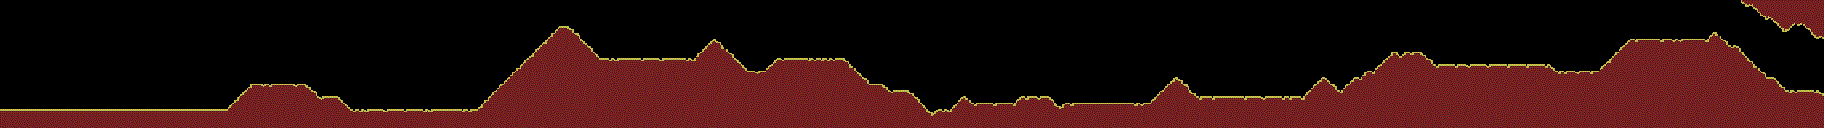

Rendered tile map (Tiled .tmx) drawn with the repository's tilesets; below, a short description and the map source with its tile grids summarised:
An orthogonal 228x16 tile map with 8x8 px tiles, 2 tile layers (player, map) and 6 objects.

<map version="1.0" orientation="orthogonal" renderorder="right-down" width="228" height="16" tilewidth="8" tileheight="8" nextobjectid="24">
 <tileset firstgid="1" name="skramble_map_clean" tilewidth="8" tileheight="8" tilecount="21888">
  <image source="../tileset/skramble_map_clean.png" width="1826" height="768" />
 </tileset>
 <layer name="player" width="228" height="16">
  <data>[3648 cells, 0 non-empty, 0 distinct tile ids]</data>
 </layer>
 <layer name="map" width="228" height="16">
  <data>[3648 cells, 3567 non-empty, 3567 distinct tile ids]</data>
 </layer>
 <objectgroup name="blocking">
  <object id="5" x="0" y="109.667">
   <polygon points="0,0 227,0 251,-24.6667 304.667,-24.3333 320,-11 337.667,-12 352.667,0.333333 476.667,0 559,-83.3333 567.667,-82.3333 600,-51 693.667,-49.3333 713.333,-70.3333 746.333,-40 764.333,-38.3333 777.333,-50.6667 843.333,-51 868,-25.3333 882,-25.6667 890,-17.6667 907.667,-18.6667 931.333,5.33333 938.333,-0.333333 950.667,1 963.667,-12.3333 971.667,-6.33333 1014.33,-5.33333 1022.67,-14 1048.67,-12.3333 1059.33,-2.33333 1066,-6 1152,-5.66667 1176,-32.3333 1199,-12.3333 1301.67,-12.3333 1324,-32.6667 1339.67,-19 1357.33,-32 1361.33,-31.3333 1366,-37.6667 1372.67,-37 1393.67,-57 1421.33,-57.6667 1437.33,-43.3333 1548.33,-45.3333 1555.67,-38.6667 1597.67,-39 1628.67,-69.3333 1707.33,-68.6667 1715.33,-77.6667 1729,-63 1738,-64 1768.33,-32 1773.67,-32.3333 1785.67,-19.6667 1817.67,-18.6667 1823.33,-15.3333 1823,17.6667 0,17.3333" />
  </object>
  <object id="6" x="1740.67" y="-0.333333">
   <polygon points="0,0 43.3333,30.6667 53,25.3333 64.6667,25 75.3333,38.6667 82,38 82.6667,0.666667" />
  </object>
 </objectgroup>
 <objectgroup name="fuel">
  <object id="17" x="379.818" y="108.364">
   <polyline points="0,0 14.5455,0.181818 693.273,-6 709.455,-6 852.545,-12.5455 869.636,-12.7273 886.364,-12.7273 1092.73,-44.7273 1112.91,-44.5455 1134.55,-44.7273 1156.91,-44.9091" />
  </object>
 </objectgroup>
 <objectgroup name="rocket">
  <object id="18" x="266.25" y="83.375">
   <polyline points="0,0 13,0.125 58,12.125 148,25.25 160.875,25.25 173.875,25.25 347.125,-26.125 398,-26 411,-25.875 487.125,-12.875 610.125,0 629,6.125 763,12 776.25,12.125 846.375,19.375 858.75,19.125 937,12.25 948.875,12.25 1026.12,12.125 1192.12,-20.25 1300.88,-13 1314,-13 1326,-12.875 1417.12,-45 1430.12,-44.875" />
  </object>
 </objectgroup>
 <objectgroup name="mistery">
  <object id="19" x="625.455" y="57.0909">
   <polyline points="0,0 19.0909,0.181818 351.818,45.4545 371.818,45.4545 814,6.36364 1172.91,32.3636" />
  </object>
 </objectgroup>
 <objectgroup name="teleport">
  <object id="21" x="1560.36" y="-0.333333" width="263.306" height="127.667" />
 </objectgroup>
</map>
